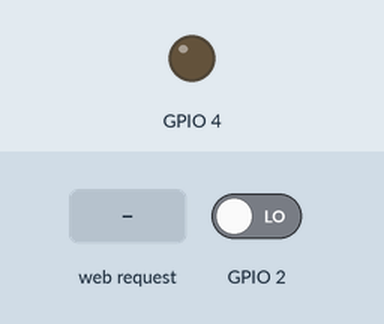
A sketch run on a simulated ESP8266 (NodeMCU). Parts: output pins drawn as LEDs (lit = HIGH). The inputs (shaded band) are chosen by the test bench; at power-on: GPIO 2 LOW. What the sketch prints to the serial monitor is not drawn.

Above: at 2.2 s.
2.3 s: HTTP request GET /gpio/1 received
At 3.5 s:
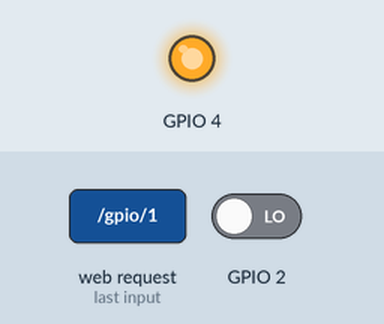
3.8 s: HTTP request GET /gpio/0 received
At 4.8 s:
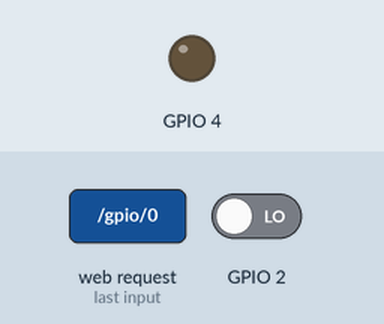
Timing chart, 0 to 6.8 s (numbered marks = the images above; inputs shaded):
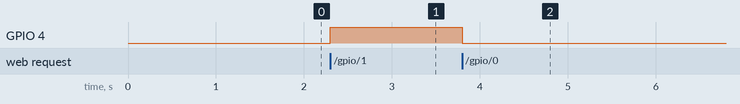

The sketch:

WiFiAccessPoint_v2.4.ino
```cpp
// (licence header left out)
 /* The code below has been modified for the purpose of the Gas Sensor Capstone
  * Project for ECE 412 and ECE 413 through Portland State University. Modifications
  * are made by Alec Wiese, Kam Robertson, Arsalan Sabet Sarvestani, and Noah Harvey.
  */

/*
 * This code will Create a WiFi access point and provide a web server on it. This code
 * will be uploaded to the receiver side of the gas sensor. It is responsible for
 * triggering the actuator when gas is detected.
*/

// Required ESP8266 libraries
#include <ESP8266WiFi.h>
#include <WiFiClient.h>
#include <ESP8266WebServer.h>

// Integer to clear gas sensor after detection
int clearGPIO2=0;
// Value to keep track of time for client to send data
unsigned long clientStartTime;
unsigned long clientWaitTime;
// Set these to your desired SSID and Passowrd credentials for security
const char *ssid = "Gas_Sensor";
const char *password = "eceCapstone";

// Create a server on port 80
WiFiServer server(80);

// Setup to create a HTTP server and WiFi Access Point
void setup() {
  delay(1000);
  // Set baud rate for communication
  Serial.begin(115200);
  delay(10);
  Serial.println();
  Serial.print("Configuring access point...\n");

  // Read SSID and Password strings and establish gas sensor WiFi AP
  WiFi.softAP(ssid, password);


  // Establish IP address, store, and print IP Address
  IPAddress myIP = WiFi.softAPIP();
  Serial.print("AP IP address: ");
  Serial.println(myIP);
  Serial.println("HTTP server started");

  // GPIO4 is used to trip the actuator
  // Set GPIO4 as an output and initialize it as a logic "0"
  pinMode(4, OUTPUT);
  digitalWrite(4, 0);

  // GPIO2 is used to clear the gas sensor
  // Set GPIO2 as an intput
  pinMode(2, INPUT);

  // Start the server
  server.begin();
  Serial.println("Server started");

  // Print the IP address
  Serial.println(WiFi.localIP());
}

// This loop checks if a client has connected
void loop() {
  // Check if a client has connected
  WiFiClient client = server.available();
  // If there is no client connected you can clear the gas sensor
  if (!client) {
    // Read GPIO2 and store it's value
    clearGPIO2 = digitalRead(2);
    // If GPIO2 is a logic "1" then clear the gas sensor at GPIO4 by writing logic "0"
    if (clearGPIO2){
      //Serial.println("Clear!");
      digitalWrite(4, 0);
    }
    else {
      Serial.println("No clear");
    }
    return;
  }

  //We must have a new client if we got to this point
  Serial.println("new client");
  clientStartTime = millis(); //This marks time of client communication
  while(!client.available()){
    delay(1);
    clientWaitTime = millis() - clientStartTime;
    //Return to the beginning of the loop if the client takes more than 1 second
    if(clientWaitTime > 999999 or clientWaitTime < 0) {
      client.stop();
      return;
    }
  }

  // Read the first line of the request
  String req = client.readStringUntil('\r'); //get request from client
  Serial.println(req);  //print client's request
  client.flush();

  // Integer to store the logic level from the transmitter
  int val;
  // Store the correct logic level in val depending on the GPIO value from the transmitter (gas sensor)
  if (req.indexOf("/gpio/0") != -1)
    val = 0;  //currently the client cannot request a "0" or clear but it is possible here
  else if (req.indexOf("/gpio/1") != -1)
    val = 1;  //We prepare to assert the gas shutoff if the client requests a "1"
  else {
    Serial.println("invalid request"); //Error handler, prints to screen
    client.stop();
    return;
  }

  // Do a check on GPIO2 in case user wants to clear the gas sesnor
  // Read GPIO2 and store it's vlaue
  clearGPIO2 = digitalRead(2);
  // If GPIO2 is logic "0" than clear
  if (clearGPIO2)
  {
    Serial.println("Clear!");
    // Store logic "0" so actuator doesn't trip
    val = 0;
  }

  // Write to GPIO4 to trip the actuator if necessary depending on val logic level
  digitalWrite(4, val);

  // Wait one second
  delay(1000);

  client.flush();

  // Prepare the response
  String s = "HTTP/1.1 200 OK\r\nContent-Type: text/html\r\n\r\n<!DOCTYPE HTML>\r\n<html>\r\nGPIO is now ";
  s += (val)?"high":"low";
  s += "</html>\n";

  // Send the response to the client
  client.print(s);
  delay(1);
  Serial.println("Client disonnected");
  return;
  // The client will actually be disconnected
  // when the function returns and 'client' object is detroyed
}
```

Measured:
- after the input at 2.3 s, GPIO 4: LOW → HIGH at once
- after the input at 3.8 s, GPIO 4: HIGH → LOW at once
